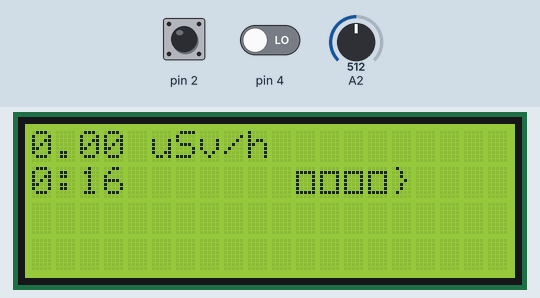
Recording of a program running on a simulated Arduino Uno, built with avr-gcc and run on an emulated ATmega328P. On the bench: 20×4 character LCD. The test bench sets the inputs (shaded band); at power-on: A2 = 512, pin 2 HIGH, pin 4 LOW. What the program prints to the serial monitor is not drawn.

Above: at 16.2 s.
16.3 s: A2 set to 580
18.5 s: A2 set to 601
At 19.9 s:
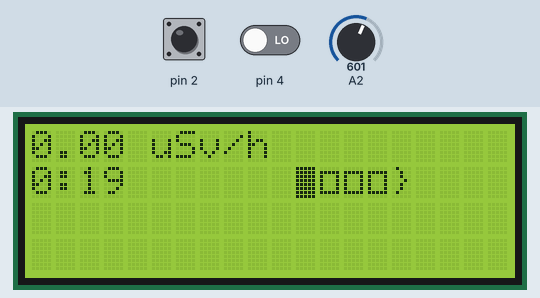
22.1 s: A2 set to 655
24.3 s: A2 set to 676
At 25.9 s:
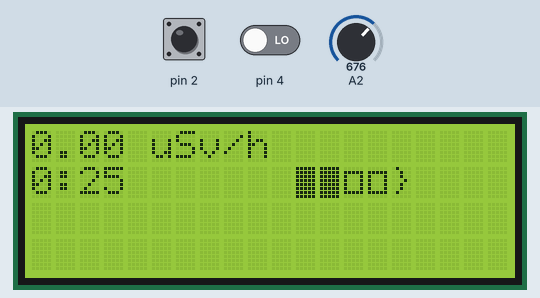
27.9 s: A2 set to 718
29.6 s: A2 set to 736
At 30.9 s:
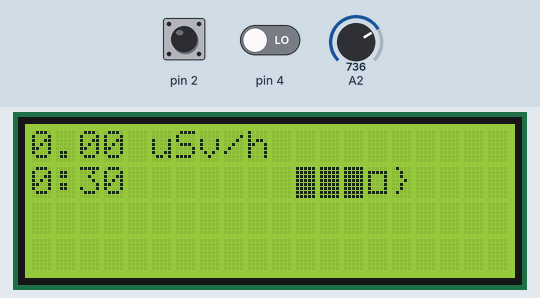
Timing chart, 0 to 32.6 s (numbered marks = the images above; inputs shaded):
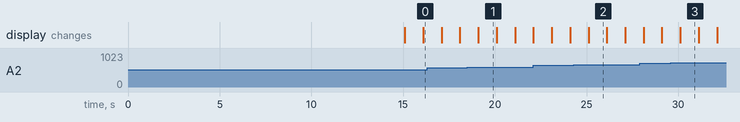

The program:

main.cpp
```cpp
#include <Arduino.h>
#include <Wire.h>
#include <LiquidCrystal_I2C.h>
#include <SPI.h>
#define LOG_PERIOD 15000 // Logging period in milliseconds, recommended value 15000-60000.
#define MAX_PERIOD 60000 // Maximum logging period without modifying this sketch

LiquidCrystal_I2C lcd(0x27, 20, 4);

unsigned long counts; // variable for GM Tube events
float cpm;            // variable for CPM
float uSv;
float multiplier; // variable for calculation CPM in this sketch
float maxPer = 60000.0;
int sec = 0;
int min = 0;
int charge;
const float conFactor = 0.008120370;
unsigned long previousMillis; // variable for time measurement
unsigned long currentMillis;
bool lastbtn = false;

void tube_impulse()
{ // subprocedure for capturing events from Geiger Kit
  counts++;
}

void getCharge()
{
  int value = analogRead(2);
  float voltage = value * 5.2 / 1023.0;
  if (voltage > 4)
  {
    lcd.print((char)0xFF);
    lcd.print((char)0xFF);
    lcd.print((char)0xFF);
    lcd.print((char)0xFF);
    lcd.print((char)0x7D);
  }
  else if (voltage > 3.7)
  {
    lcd.print((char)0xFF);
    lcd.print((char)0xFF);
    lcd.print((char)0xFF);
    lcd.print((char)0xDB);
    lcd.print((char)0x7D);
  }
  else if (voltage > 3.4)
  {
    lcd.print((char)0xFF);
    lcd.print((char)0xFF);
    lcd.print((char)0xDB);
    lcd.print((char)0xDB);
    lcd.print((char)0x7D);
  }
  else if (voltage > 3)
  {
    lcd.print((char)0xFF);
    lcd.print((char)0xDB);
    lcd.print((char)0xDB);
    lcd.print((char)0xDB);
    lcd.print((char)0x7D);
  }
  else
  {
    lcd.print((char)0xDB);
    lcd.print((char)0xDB);
    lcd.print((char)0xDB);
    lcd.print((char)0xDB);
    lcd.print((char)0x7D);
  }
}

void setupLogger()
{
  lcd.clear();
  lcd.setCursor(11, 1);
  getCharge();
  lcd.setCursor(0, 0);
  currentMillis = millis();
  lcd.print("---- uSv/h");
  sec = 0;
  min = 0;
  while (millis() - currentMillis < LOG_PERIOD)
  {
  }
  cpm = counts * multiplier;
}

void updateLcd()
{
  lcd.clear();
  lcd.setCursor(0, 0);
  lcd.print(uSv, 2);
  lcd.print(" uSv/h");
  lcd.setCursor(0, 1);
  lcd.print(min);
  lcd.print(":");
  lcd.print(sec);
  lcd.setCursor(11, 1);
  getCharge();
}

void update()
{
  multiplier = (millis() - currentMillis) / maxPer;
  cpm = counts / multiplier;
  uSv = cpm * conFactor;
  sec = ((millis() - currentMillis) / 1000) - 60 * min;
  if (sec >= 60)
  {
    min++;
  }

  updateLcd();

  Serial.print("multiplier = ");
  Serial.println(multiplier);
  Serial.print("cpm = ");
  Serial.println(cpm);
  Serial.print("counts = ");
  Serial.println(counts);
  Serial.print("millis = ");
  Serial.println(millis());
  Serial.print("current millis = ");
  Serial.println(currentMillis);
  Serial.print("seconds = ");
  Serial.println(sec);
  Serial.print("minutes = ");
  Serial.println(min);
  Serial.println();
}

void setup()
{             // setup subprocedure
  lcd.init(); // initialize the lcd
  lcd.backlight();
  counts = 0;
  cpm = 0;
  multiplier = MAX_PERIOD / LOG_PERIOD; // calculating multiplier, depend on your log period
  Serial.begin(9600);
  attachInterrupt(0, tube_impulse, FALLING); // define external interrupts

  setupLogger();
}

void loop()
{ // main cycle

  if (millis() - previousMillis > 1000)
  {
    previousMillis = millis();
    update();
  }

  if (digitalRead(4) == true && lastbtn == false)
  {
    counts = 0;
    setupLogger();
  }
  lastbtn = digitalRead(4);
}
```

Measured:
- the behaviour switches between 590 and 591 on A2 (found by bisection; images 0 and 1)
- the behaviour switches between 668 and 669 on A2 (found by bisection; images 1 and 2)
- the behaviour switches between 727 and 728 on A2 (found by bisection; images 2 and 3)
- after the input at 18.5 s, the display: changes after 0.60 s (image 1)
- after the input at 24.3 s, the display: changes after 0.81 s (image 2)
- after the input at 29.6 s, the display: changes after 0.51 s (image 3)
- what the display in image 1 shows lasts 1.0 s, from 19.1 s to 20.1 s
